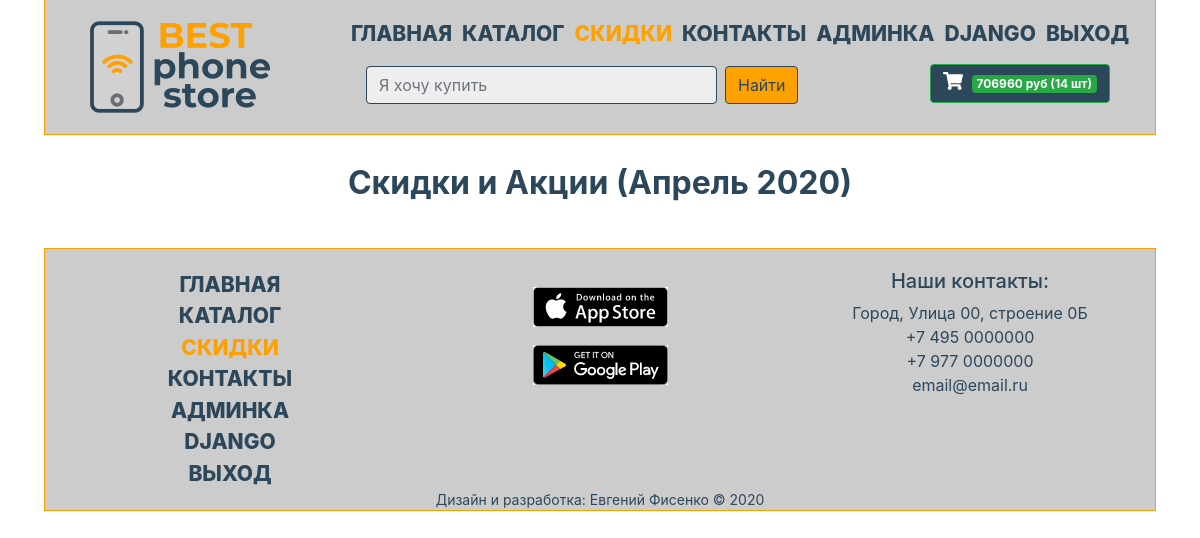
The app's page /sales/ (signed in) with its own data.
### authapp/models.py (models this page shows)
class ShopUser(AbstractUser):
    avatar = models.ImageField(upload_to='users_avatars', blank=True)
    age = models.PositiveIntegerField(verbose_name='возраст')
    phone = models.CharField(verbose_name='телефон', max_length=12, blank=True)

### basketapp/models.py (models this page shows)
class Basket(models.Model):
    user = models.ForeignKey(settings.AUTH_USER_MODEL, on_delete=models.CASCADE, related_name='basket')
    product = models.ForeignKey(Product, on_delete=models.CASCADE)
    quantity = models.PositiveIntegerField(verbose_name='количество', default=0)
    add_datetime = models.DateTimeField(verbose_name='время', auto_now_add=True)
    @property
    def product_cost(self):
        return self.product.price * self.quantity
    @property
    def total_quantity(self):
        _items = Basket.objects.filter(user=self.user)
        _total_quantity = sum(list(map(lambda x: x.quantity, _items)))
        return _total_quantity
    @property
    def total_cost(self):
        _items = Basket.objects.filter(user=self.user)
        _total_cost = sum(list(map(lambda x: x.product_cost, _items)))
        return _total_cost

### mainapp/models.py (models this page shows, shortened)
class Product(models.Model):
    category = models.ForeignKey(ProductCategory, on_delete=models.CASCADE)
    brand = models.ForeignKey(ProductBrand, on_delete=models.CASCADE)
    name = models.CharField(verbose_name='Наименование', max_length=128)
    image = models.ImageField(upload_to='products_images', blank=True)
    characteristics = models.TextField(verbose_name='Характеристики')
    short_description = models.TextField(verbose_name='Краткое описание', blank=True)
    description = models.TextField(verbose_name='Описание', blank=True)
    price = models.DecimalField(verbose_name='Цена', max_digits=8, decimal_places=2, default=0)
    quantity = models.PositiveIntegerField(verbose_name='Количество', default=0)
    is_enable = models.BooleanField(verbose_name='Доступен', default=False)

### mainapp/views.py (the view)
# urls.py: path('sales/', views.sales, name='sales'),
def sales(request):
    product_list = Product.objects.filter(is_enable=True).order_by('-quantity')[:5]
    content = {
        'title': 'Скидки',
        'products': product_list,
        'basket': get_basket(request.user),
    }
    return render(request, 'mainapp/sales.html', context=content)

### mainapp/views.py (called while the page is built)
def get_basket(user):
    if user.is_authenticated:
        return Basket.objects.filter(user=user)
    else:
        return []

### mainapp/templates/mainapp/sales.html (shortened to what this page needs)
{% extends 'mainapp/base.html' %}
{% load static %}
{% block main %}
    <div class="main container">
        <div class="main-menu container">
            <div class="main-top-h-div">
                <h2 class="main-top-h">Скидки и Акции ({% now "F Y" %})</h2>
                <br>
            </div>
        </div>
    </div>
{% endblock %}

### mainapp/templates/mainapp/includes/inc_main_menu.html (shortened to what this page needs)
{% load static%}
<ul class="header-nav navbar-nav">
    <li class="nav-item">
        <a href="{% url 'main' %}" class="menu-a  ">ГЛАВНАЯ</a>
    </li>
    <li class="nav-item">
        <a href="{% url 'products:index' %}" class="menu-a  ">КАТАЛОГ</a>
    </li>
    <li class="nav-item">
        <a href="{% url 'sales' %}" class="menu-a {% if request.resolver_match.url_name == 'sales' %}
        menu-active {% endif %} ">СКИДКИ</a>
    </li>
    <li class="nav-item">
        <a href="{% url 'contacts' %}" class="menu-a  ">КОНТАКТЫ</a>
    </li>
    {% if user.is_superuser %}
        <li>
            <a href="{% url 'admin:users' %}" class="menu-a">Админка</a>
        </li>
    {% endif %}
    {% if user.is_authenticated %}
        <li>
            <a href='{% url 'auth:edit' %}' class="menu-a " > {{ user.first_name|default:'Пользователь' }} </a>
        </li>
        <li>
            <a href='{% url 'auth:logout' %}' class="menu-a"> Выход </a>
        </li>
    {% endif %}
</ul>

### mainapp/templates/mainapp/includes/inc_basket_btn.html
{% load static%}
<a href="{% url 'basket:view' %}" class="cart-btn btn my-2 my-sm-0">
    <img src=" {% static '/img/cart-ico.svg'%}" class="d-inline-block align-top" alt="cart">
    {% if basket %}
        <span class="badge badge-success">
            {{ basket.0.total_cost|floatformat:0 }} руб ({{ basket.0.total_quantity }} шт)
        </span>
    {% else %}
        Корзина
    {% endif %}
</a>

### static/css/main.css (style rules this page uses)
.menu-a { color: #2c465a; font-size: 21px; font-weight: 800; text-transform: uppercase; margin-right: 10px; display: inline-block; width: 100%; }
.menu-active { color: #fea100; }
.cart-btn { color: #fff; background-color: #2c465a; border-color: #28a745; height: 39px; }
.cart-btn img { margin-right: 4px; filter: invert(100); width: 20px; height: 20px; }
.main { margin-top: 26px; padding: 0; }
.main-top-h { color: #2c465a; font-weight: 700; text-align: center; }
.main-top-h-div { margin-top: 30px; }
.footer li { color: #2c465a; list-style-type: none; }
.footer ul { padding: 0; }

### records on screen
ShopUser: first_name "DJANGO DJANGO"
Basket: user+product+quantity "706960", user+quantity "14"
